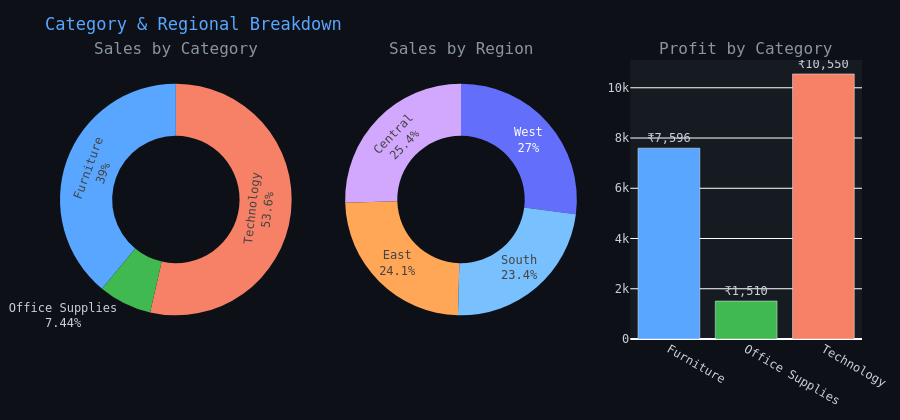

The code cell stored with this chart in its notebook:
### Markdown cell above
---
##  Chart 2 — Category & Region Breakdown
Hover for exact values · Click slices to explode

### Code cell
cat_sales   = df.groupby('Category')['Sales'].sum().reset_index()
reg_sales   = df.groupby('Region')['Sales'].sum().reset_index()
cat_profit  = df.groupby('Category')['Profit'].sum().reset_index()

fig = make_subplots(rows=1, cols=3,
                    specs=[[{'type':'domain'},{'type':'domain'},{'type':'xy'}]],
                    subplot_titles=['Sales by Category','Sales by Region','Profit by Category'])

# Donut 1 — Category Sales
fig.add_trace(go.Pie(
    labels=cat_sales['Category'], values=cat_sales['Sales'],
    hole=0.55, marker_colors=COLORS[:3],
    hovertemplate='<b>%{label}</b><br>₹%{value:,.0f}<br>%{percent}<extra></extra>',
    textinfo='label+percent'), row=1, col=1)

# Donut 2 — Region Sales
fig.add_trace(go.Pie(
    labels=reg_sales['Region'], values=reg_sales['Sales'],
    hole=0.55, marker_colors=COLORS[3:],
    hovertemplate='<b>%{label}</b><br>₹%{value:,.0f}<br>%{percent}<extra></extra>',
    textinfo='label+percent'), row=1, col=2)

# Bar — Profit
fig.add_trace(go.Bar(
    x=cat_profit['Category'], y=cat_profit['Profit'],
    marker_color=COLORS[:3],
    hovertemplate='<b>%{x}</b><br>Profit: ₹%{y:,.0f}<extra></extra>',
    text=[f'₹{v:,.0f}' for v in cat_profit['Profit']],
    textposition='outside', textfont_color='#c9d1d9'), row=1, col=3)

fig.update_layout(
    paper_bgcolor='#0d1117', plot_bgcolor='#161b22',
    font=dict(color='#c9d1d9', family='monospace'),
    legend=dict(bgcolor='#161b22', bordercolor='#30363d', borderwidth=1),
    hoverlabel=dict(bgcolor='#1c2128', bordercolor='#58a6ff', font_color='#c9d1d9'),
    margin=dict(l=60, r=30, t=60, b=50),
    title=dict(text=' Category & Regional Breakdown', font=dict(size=17, color='#58a6ff')),
    showlegend=False, height=420,
    yaxis3=dict(gridcolor='#21262d', linecolor='#30363d',
                tickprefix='₹', tickformat=',.0f')
)
fig.update_annotations(font_color='#8b949e')
fig.show()

### Figure 1 — Plotly figure (JSON) as saved in the notebook; plotly's stock layout.template omitted (floating-point values rounded to 4 significant figures)
{"data": [{"domain": {"x": [0, 0.2889], "y": [0, 1]}, "hole": 0.55, "hovertemplate": "<b>%{label}</b><br>₹%{value:,.0f}<br>%{percent}<extra></extra>", "labels": ["Furniture", "Office Supplies", "Technology"], "marker": {"colors": ["#58a6ff", "#3fb950", "#f78166"]}, "textinfo": "label+percent", "type": "pie", "values": [58210.0, 11100.0, 79970.0]}, {"domain": {"x": [0.3556, 0.6444], "y": [0, 1]}, "hole": 0.55, "hovertemplate": "<b>%{label}</b><br>₹%{value:,.0f}<br>%{percent}<extra></extra>", "labels": ["Central", "East", "South", "West"], "marker": {"colors": ["#d2a8ff", "#ffa657", "#79c0ff"]}, "textinfo": "label+percent", "type": "pie", "values": [37990.0, 36030.0, 34920.0, 40340.0]}, {"hovertemplate": "<b>%{x}</b><br>Profit: ₹%{y:,.0f}<extra></extra>", "marker": {"color": ["#58a6ff", "#3fb950", "#f78166"]}, "text": ["₹7,596", "₹1,510", "₹10,550"], "textfont": {"color": "#c9d1d9"}, "textposition": "outside", "type": "bar", "x": ["Furniture", "Office Supplies", "Technology"], "xaxis": "x", "y": [7596.0, 1510.0, 10550.0], "yaxis": "y"}], "layout": {"annotations": [{"font": {"color": "#8b949e", "size": 16}, "showarrow": false, "text": "Sales by Category", "x": 0.1444, "xanchor": "center", "xref": "paper", "y": 1, "yanchor": "bottom", "yref": "paper"}, {"font": {"color": "#8b949e", "size": 16}, "showarrow": false, "text": "Sales by Region", "x": 0.5, "xanchor": "center", "xref": "paper", "y": 1, "yanchor": "bottom", "yref": "paper"}, {"font": {"color": "#8b949e", "size": 16}, "showarrow": false, "text": "Profit by Category", "x": 0.8556, "xanchor": "center", "xref": "paper", "y": 1, "yanchor": "bottom", "yref": "paper"}], "font": {"color": "#c9d1d9", "family": "monospace"}, "height": 420, "hoverlabel": {"bgcolor": "#1c2128", "bordercolor": "#58a6ff", "font": {"color": "#c9d1d9"}}, "legend": {"bgcolor": "#161b22", "bordercolor": "#30363d", "borderwidth": 1}, "margin": {"b": 50, "l": 60, "r": 30, "t": 60}, "paper_bgcolor": "#0d1117", "plot_bgcolor": "#161b22", "showlegend": false, "title": {"font": {"color": "#58a6ff", "size": 17}, "text": " Category & Regional Breakdown"}, "xaxis": {"anchor": "y", "domain": [0.7111, 1]}, "yaxis": {"anchor": "x", "domain": [0, 1]}, "yaxis3": {"gridcolor": "#21262d", "linecolor": "#30363d", "tickformat": ",.0f", "tickprefix": "₹"}}}
